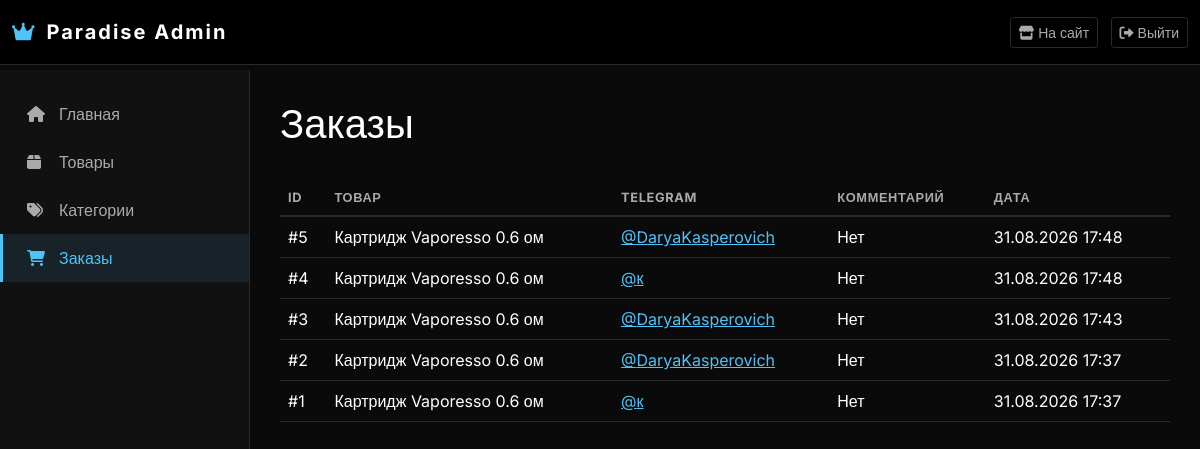
The app's page /dashboard/orders/ (signed in), older data.
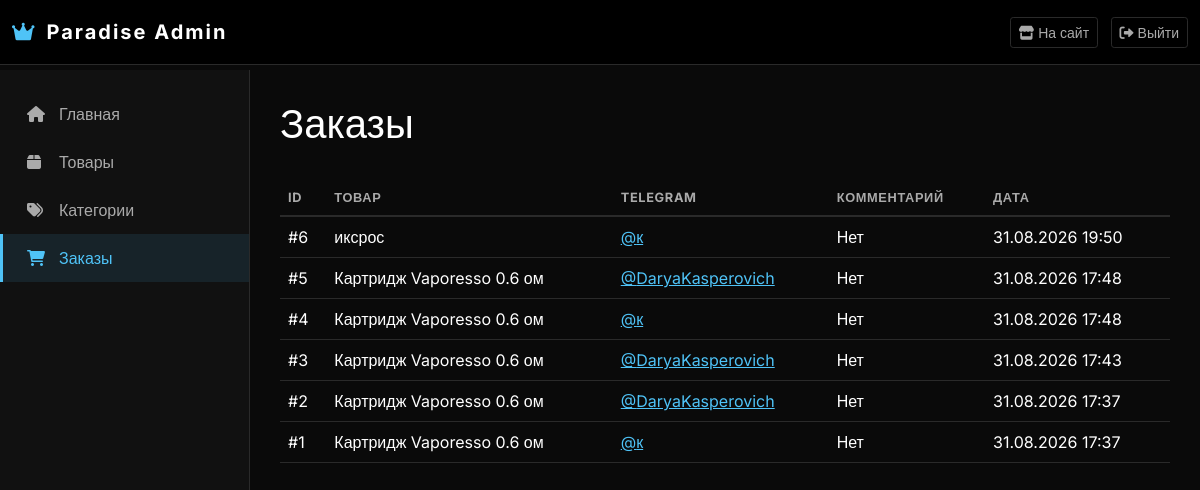
The same page, newer data.
### catalog/models.py (models this page shows, shortened)
class Order(models.Model):
    product = models.ForeignKey(Product, on_delete=models.CASCADE, verbose_name='Товар')
    flavor = models.CharField('Выбранный вкус', max_length=100, blank=True)
    color = models.CharField('Выбранный цвет', max_length=100, blank=True)
    quantity = models.PositiveIntegerField('Количество', default=1)
    telegram = models.CharField('Telegram', max_length=100)
    comment = models.TextField('Комментарий', blank=True)
    created_at = models.DateTimeField('Дата заказа', auto_now_add=True)
    class Meta:
        verbose_name = 'Заказ'
        verbose_name_plural = 'Заказы'
        ordering = ['-created_at']

class Product(models.Model):
    category = models.ForeignKey(Category, on_delete=models.CASCADE,
                                 related_name='products', verbose_name='Категория')
    name = models.CharField('Название', max_length=200)
    slug = models.SlugField(unique=True, blank=True)
    image = models.ImageField('Изображение', upload_to='products/', blank=True, null=True)
    price = models.DecimalField('Цена', max_digits=10, decimal_places=2)
    in_stock = models.BooleanField('В наличии', default=True)
    quantity = models.PositiveIntegerField('Количество на складе', default=0)
    created_at = models.DateTimeField('Добавлен', auto_now_add=True)
    class Meta:
        verbose_name = 'Товар'
        verbose_name_plural = 'Товары'
        ordering = ['-created_at']

### dashboard/views.py (the view)
# urls.py: path('orders/', views.orders_list, name='orders'),
@login_required(login_url='dashboard:login')
@user_passes_test(is_admin, login_url='dashboard:login')
def orders_list(request):
    orders = Order.objects.all().order_by('-created_at')
    return render(request, 'dashboard/orders.html', {'orders': orders})

### dashboard/views.py (called while the page is built)
def is_admin(user):
    return user.is_staff or user.is_superuser

### dashboard/templates/dashboard/orders.html (shortened to what this page needs)
{% extends 'dashboard/base.html' %}
{% block content %}
<div class="d-flex justify-content-between align-items-center mb-4">
    <h1>Заказы</h1>
</div>
<div class="table-responsive">
    <table class="table table-hover">
        <thead>
            <tr>
                <th>ID</th>
                <th>Товар</th>
                <th>Telegram</th>
                <th>Комментарий</th>
                <th>Дата</th>
            </tr>
        </thead>
        <tbody>
            {% for order in orders %}
            <tr>
                <td>#{{ order.id }}</td>
                <td>{{ order.product.name }}</td>
                <td>
                    <a href="https://t.me/{{ order.telegram }}" target="_blank" style="color: var(--glow-blue);">
                        @{{ order.telegram }}
                    </a>
                </td>
                <td>{{ order.comment|default:"Нет" }}</td>
                <td>{{ order.created_at|date:"d.m.Y H:i" }}</td>
            </tr>
            {% empty %}
            <tr>
                <td colspan="5" class="text-center text-muted">Заказов пока нет</td>
            </tr>
            {% endfor %}
        </tbody>
    </table>
</div>
{% endblock %}

Row changes from the older to the newer data that the page shows:
added Order: id "6", product.name "иксрос", telegram "к", comment "Нет", created_at "31.08.2026 19:50"
